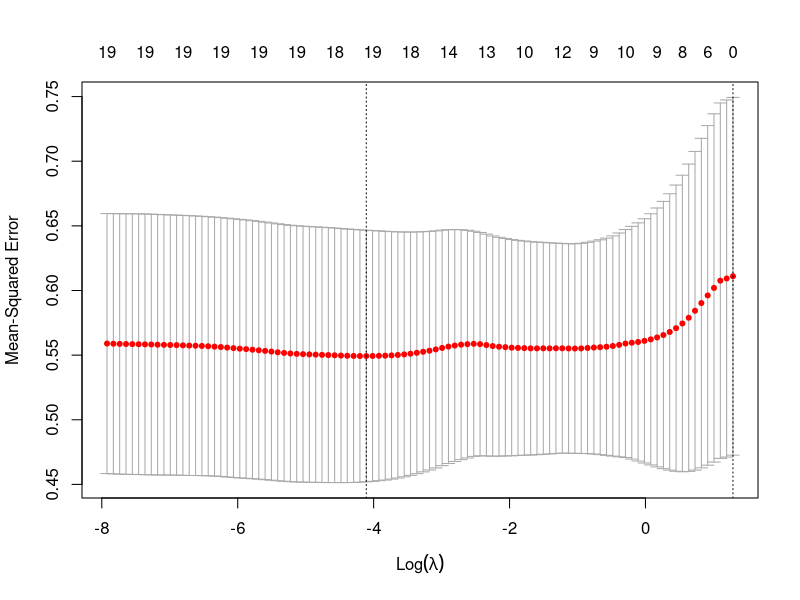
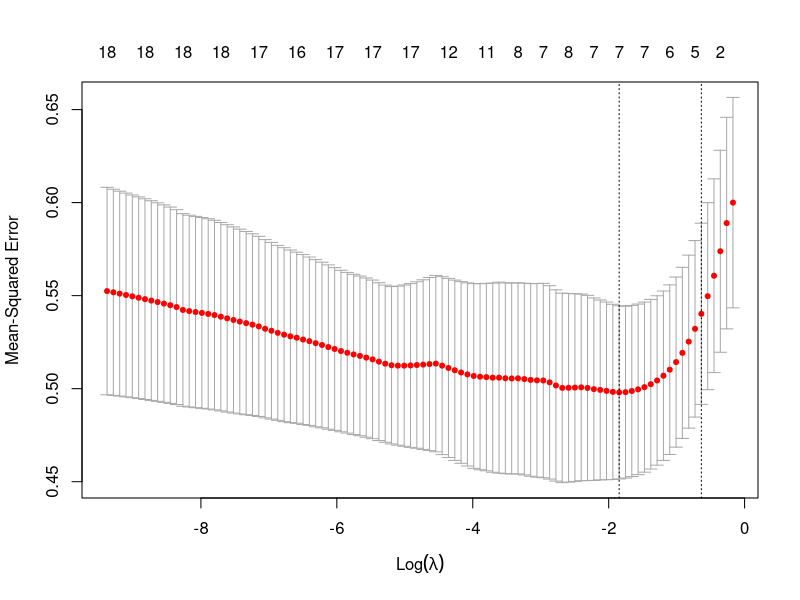

Reproduce these figures in R, in order.
library(glmnet)

setwd(dir = "~/Desktop/bitcoin-paper/Comunity-Structure-Extremely-Speculative-Asset-Dynamics/")
setwd(dir = "data/")
#data = read.csv(file = "joined_with_fallback.csv", header = TRUE, sep = ",")
data = read.csv(file = "joined_with_fallback_d200.csv", header = TRUE, sep = ",")
#data = read.csv(file = "joined_with_fallback_d100.csv", header = TRUE, sep = ",")
data$network_date = as.character(data$network_date, format = "%Y-%m-%d")
data$earliest_trade_date = as.character(data$earliest_trade_date, format = "%Y-%m-%d")
data$log_severity_to_average_after_max_volume_weighted = log(data$severity_to_average_after_max_volume_weighted)

data_size = nrow(data)
# 70% train
train_size = floor(0.70 * data_size)
# reporoducible partition?
set.seed(19870209)
train_indices = sample(seq(data_size), size = train_size)

train_data = data[train_indices, ]
test_data = data[-train_indices, ]

all_independent_vars =  c("user1_num_mentions",
                          "user1_num_posts",
                          "user1_num_subjects",
                          "user1_days_since_first_post",
                          "user1_degree_total",
                          "user1_degree_incoming",
                          "user1_degree_outgoing",
                          "user1_clustering_coefficient",
                          "user1_closeness_centrality_unweighted",
                          "user1_closeness_centrality_weighted",
                          "user1_closeness_centrality_incoming_unweighted",
                          "user1_closeness_centrality_outgoing_unweighted",
                          "user1_closeness_centrality_incoming_weighted",
                          "user1_closeness_centrality_outgoing_weighted",
                          "user1_betweenness_centrality_weighted",
                          #"user1_satoshi_distance",
                          "user1_satoshi_pagerank_unweighted",
                          "user1_satoshi_pagerank_weighted",
                          "user1_pagerank_unweighted",
                          "user1_pagerank_weighted",
                          "nontrivial")
dependent_var = "log_severity_to_average_after_max_volume_weighted"

x = data.matrix(train_data[,all_independent_vars])
y = train_data[,dependent_var]

cvfit = cv.glmnet(x, y, nfolds=5, type.measure="mse", standardize=T, alpha=0.1)
plot(cvfit)
cvfit$lambda.min
coef(cvfit, s="lambda.min")
cvfit$lambda.1se
coef(cvfit, s="lambda.1se")

# function to perform cross validation on both alpha and lambda parameters of GLM
# returns best alpha and lambda plus other info on the best model
cross_validate_alphas = function(x, y, alphas) {
  #step 1: do all crossvalidations for each alpha
  cvfits = lapply(alphas, function(cur_alpha){
    cvfit = cv.glmnet(x, y, nfolds=5, type.measure="mse", standardize=T, alpha=cur_alpha)
  })
  #step 2: collect the optimum lambda for each alpha
  optimum_per_alpha = sapply(seq_along(alphas), function(cur_i){
    cur_cvfit = cvfits[[cur_i]]
    cur_alpha = alphas[cur_i]
    min_index = match(cur_cvfit$lambda.min, cur_cvfit$lambda)
    c(lambda=cur_cvfit$lambda[min_index], alpha=cur_alpha,
      non_zero_coefs = cur_cvfit$nzero[[min_index]],
      cv_low=cur_cvfit$cvlo[min_index], 
      cv=cur_cvfit$cvm[min_index], 
      cv_up=cur_cvfit$cvup[min_index])
  })
  
  #step 3: find the overall optimum
  optimum_index = which.min(optimum_per_alpha["cv",])
  return(c(lambda=optimum_per_alpha[["lambda", optimum_index]],
           alpha=optimum_per_alpha[["alpha",optimum_index]],
           non_zero_coefs=optimum_per_alpha[["non_zero_coefs",optimum_index]],
           cv_low=optimum_per_alpha[["cv_low",optimum_index]],
           cv=optimum_per_alpha[["cv",optimum_index]],
           cv_up=optimum_per_alpha[["cv_up",optimum_index]]))
}
# find the best model config
best_model = cross_validate_alphas(x, y, alphas = seq(0,1,by=0.01))
best_model
best_alpha = best_model[2]
# get nonzero coefficients on best alpha 
cvfit = cv.glmnet(x, y, nfolds=5, type.measure="mse", standardize=T, alpha=best_alpha)
plot(cvfit)
cvfit$lambda.min
coef(cvfit, s="lambda.min")
